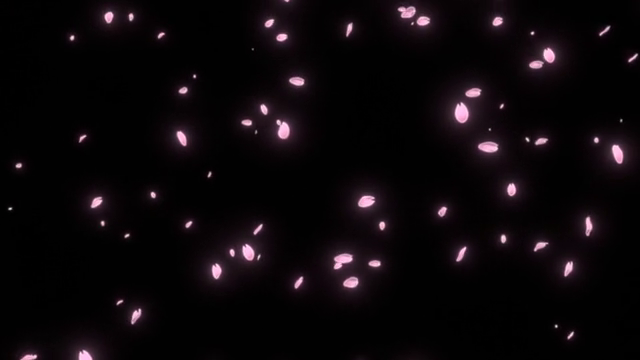
#> input picture frame 50 of e.mp4, 640 x 360 px, given in place of the camera
$ python VideoServer.py
#> lines starting #> are read from the running program, lines starting #| are printed output that depends on the picture
### cv222.py
import numpy as np
import cv2

cap = cv2.VideoCapture(0)
while True:
    rt, frame = cap.read()
#> frame is the input picture: shape (360, 640, 3); mean B, G, R 10, 7.4, 12
    if rt:
        res1 = np.fliplr(frame)
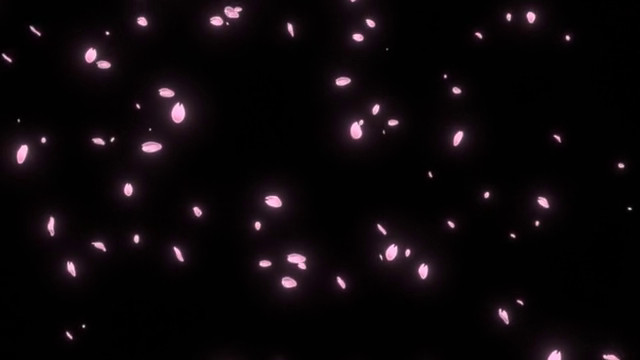
#> res1: shape (360, 640, 3); mean B, G, R 10, 7.4, 12
        if res1.shape[:][1]%2!=0:
            res1=res1[:,:-1]
        height,width=res1.shape[:2]
#> height = 360; width = 640
        width2 = width//2
#> width2 = 320
        res2 = res1[:,:width2]
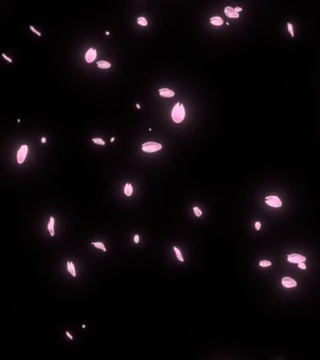
#> res2: shape (360, 320, 3); mean B, G, R 11.5, 8.5, 13.9
        res1[:,width2:] = np.fliplr(res2)
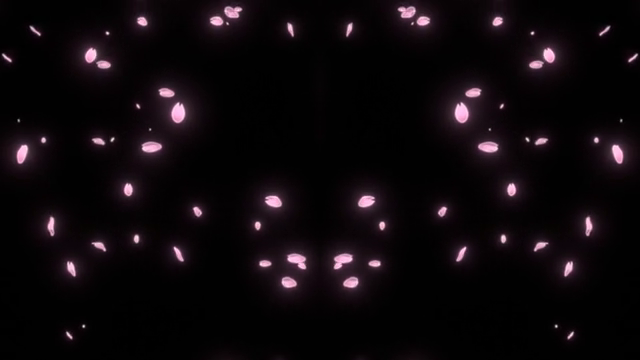
#> res1: shape (360, 640, 3); mean B, G, R 11.5, 8.5, 13.9
        cv2.imshow('ress',res1)
        cv2.waitKey(1)

### VideoServer.py
import socket
import cv222 #cv2 필터 제공 함수
import numpy # 영상 풀어 헤치기 위한 함수
from queue import Queue
from _thread import *
enclosure_queue = Queue() #큐라는 함수의 대기줄

def threaded(clinet_socket, addr, queue):
    print('Connected by : ', addr[0], ":", addr[1])
    while True:
        try:
            data = clinet_socket.recv(1024) # 클라이언트가 보낸 메세지 1을 받아옴
            if not data:
                print('Disconnencted by' + addr[0] , ":", addr[1])
                break
            stringData = queue.get() # 데이터 저장
            clinet_socket.send(str(len(stringData)).ljust(16).encode()) #ljust -> 왼쪽부터 정렬 16글자 형태로 맞춰라 encode 번역해서 보냄 <-> decode 번역해서 가져옴
            clinet_socket.send(stringData) # 실제 데이터를 보낸다.
        except ConnectionResetError as e:
            print('Disconnencted by' + addr[0] , ":", addr[1])
            break
    clinet_socket.close()
counnt = 0
def webcam(queue):
    global  counnt
    video_path = 'v.mp4'
    capture = cv2.VideoCapture(0)
    while True:
        ret, frame = capture.read()
        if ret == False:
            continue
        encode_param = [int(cv2.IMWRITE_JPEG_QUALITY), 90]
        result, imgencode = cv2.imencode('.jpg', frame, encode_param)
        data = numpy.array(imgencode)
        stringData = data.tostring()
        if counnt == 0:
            print(stringData)
        counnt=1
        queue.put(stringData) # 데이터 출력
        cv2.imshow('server', frame)
        key = cv2.waitKey(1)
        if key == 27:  # 27번 esc 종료 버튼
            break

HOST = '192.168.31.87'
PORT = 9999
server_socket = socket.socket(socket.AF_INET,socket.SOCK_STREAM)
server_socket.setsockopt(socket.SOL_SOCKET, socket.SO_REUSEADDR, 1) #reuseaddr는 1로 걸리게??
server_socket.bind((HOST, PORT))
server_socket.listen() # client가 server에 접속되었는지 확인하는 것
print('server start')
start_new_thread(webcam, (enclosure_queue,)) #웹 캠 먼저 키고
while True:
    print('wait')
    client_socket, addr = server_socket.accept() # thread를 켜서 받아준다.
    start_new_thread(threaded,(client_socket,addr, enclosure_queue,))
server_socket.close()

$ run again, starting later in the video
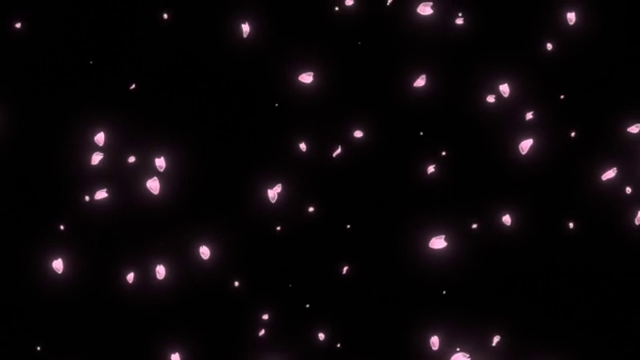
#> input picture frame 225 of e.mp4, 640 x 360 px, given in place of the camera
#> frame is the input picture: shape (360, 640, 3); mean B, G, R 8.4, 6.3, 10.1
#> `res2 = res1[:,:width2]`:
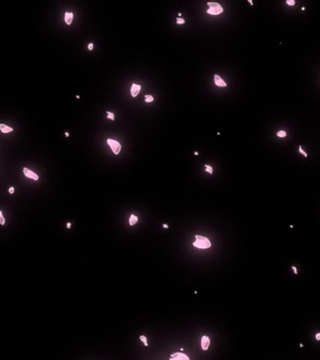
#> res2: shape (360, 320, 3); mean B, G, R 8.6, 6.5, 10.4
#> `res1[:,width2:] = np.fliplr(res2)`:
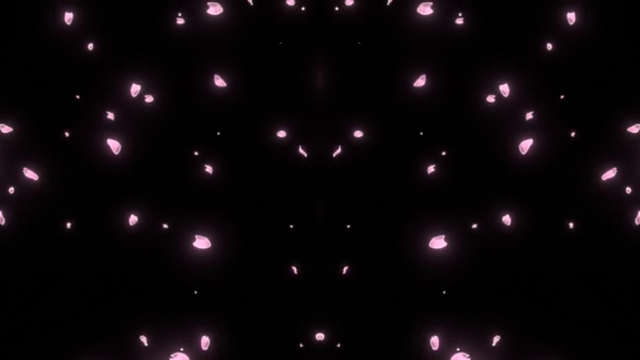
#> res1: shape (360, 640, 3); mean B, G, R 8.6, 6.5, 10.4

$ run again, starting later in the video
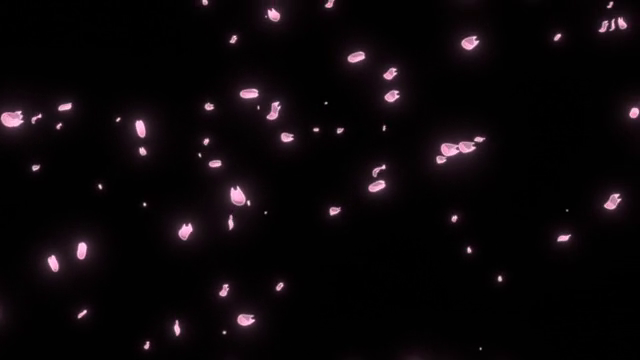
#> input picture frame 400 of e.mp4, 640 x 360 px, given in place of the camera
#> frame is the input picture: shape (360, 640, 3); mean B, G, R 9.1, 6.9, 11
#> `res2 = res1[:,:width2]`:
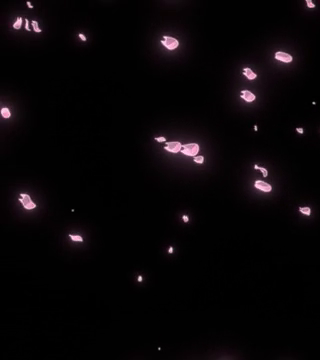
#> res2: shape (360, 320, 3); mean B, G, R 7.6, 5.7, 9.2
#> `res1[:,width2:] = np.fliplr(res2)`:
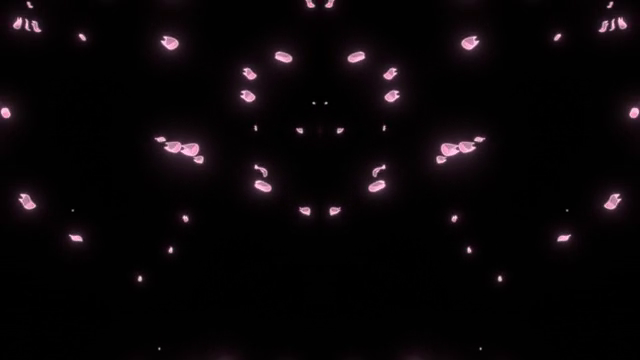
#> res1: shape (360, 640, 3); mean B, G, R 7.6, 5.7, 9.2
